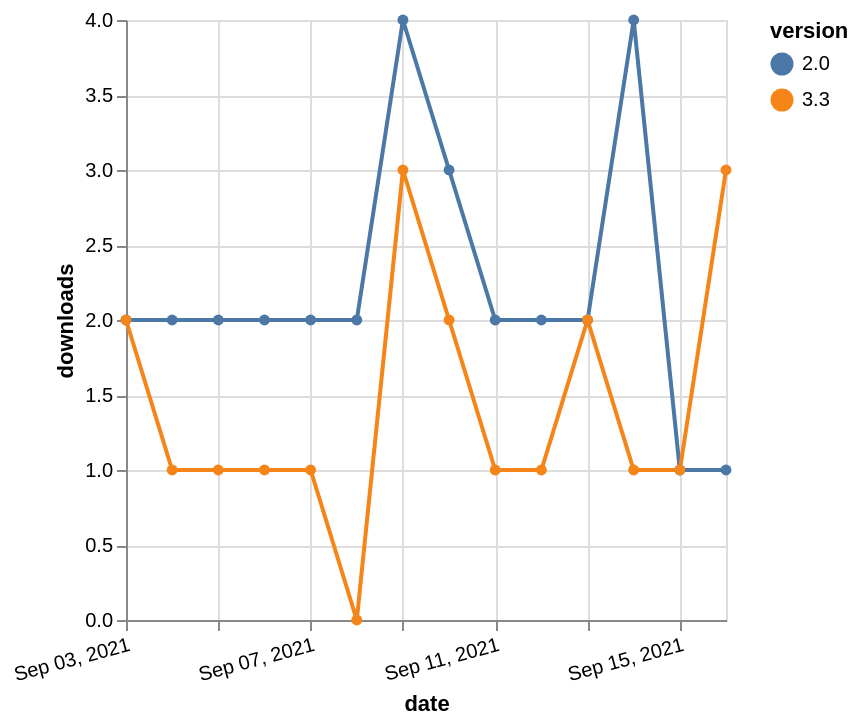

The Vega-Lite source for this figure:
### Vega-Lite specification from a JSON file in a GitHub repository (floating-point values rounded to 4 significant figures)
{"$schema": "https://vega.github.io/schema/vega-lite/v5.json", "description": "A simple bar chart with embedded data.", "data": {"values": [{"date": "2021-09-03", "total": 3139, "delta": 2, "version": "2.0"}, {"date": "2021-09-04", "total": 3141, "delta": 2, "version": "2.0"}, {"date": "2021-09-05", "total": 3143, "delta": 2, "version": "2.0"}, {"date": "2021-09-06", "total": 3145, "delta": 2, "version": "2.0"}, {"date": "2021-09-07", "total": 3147, "delta": 2, "version": "2.0"}, {"date": "2021-09-08", "total": 3149, "delta": 2, "version": "2.0"}, {"date": "2021-09-09", "total": 3153, "delta": 4, "version": "2.0"}, {"date": "2021-09-10", "total": 3156, "delta": 3, "version": "2.0"}, {"date": "2021-09-11", "total": 3158, "delta": 2, "version": "2.0"}, {"date": "2021-09-12", "total": 3160, "delta": 2, "version": "2.0"}, {"date": "2021-09-13", "total": 3162, "delta": 2, "version": "2.0"}, {"date": "2021-09-14", "total": 3166, "delta": 4, "version": "2.0"}, {"date": "2021-09-15", "total": 3167, "delta": 1, "version": "2.0"}, {"date": "2021-09-16", "total": 3168, "delta": 1, "version": "2.0"}, {"date": "2021-09-03", "total": 143, "delta": 2, "version": "3.3"}, {"date": "2021-09-04", "total": 144, "delta": 1, "version": "3.3"}, {"date": "2021-09-05", "total": 145, "delta": 1, "version": "3.3"}, {"date": "2021-09-06", "total": 146, "delta": 1, "version": "3.3"}, {"date": "2021-09-07", "total": 147, "delta": 1, "version": "3.3"}, {"date": "2021-09-08", "total": 147, "delta": 0, "version": "3.3"}, {"date": "2021-09-09", "total": 150, "delta": 3, "version": "3.3"}, {"date": "2021-09-10", "total": 152, "delta": 2, "version": "3.3"}, {"date": "2021-09-11", "total": 153, "delta": 1, "version": "3.3"}, {"date": "2021-09-12", "total": 154, "delta": 1, "version": "3.3"}, {"date": "2021-09-13", "total": 156, "delta": 2, "version": "3.3"}, {"date": "2021-09-14", "total": 157, "delta": 1, "version": "3.3"}, {"date": "2021-09-15", "total": 158, "delta": 1, "version": "3.3"}, {"date": "2021-09-16", "total": 161, "delta": 3, "version": "3.3"}]}, "width": "container", "mark": {"type": "line", "point": {"filled": true}}, "encoding": {"x": {"field": "date", "type": "temporal", "timeUnit": "yearmonthdate", "title": "date", "axis": {"labelAngle": -15}}, "y": {"field": "delta", "type": "quantitative", "title": "downloads"}, "color": {"field": "version", "type": "nominal"}, "tooltip": {"field": "delta"}}}
